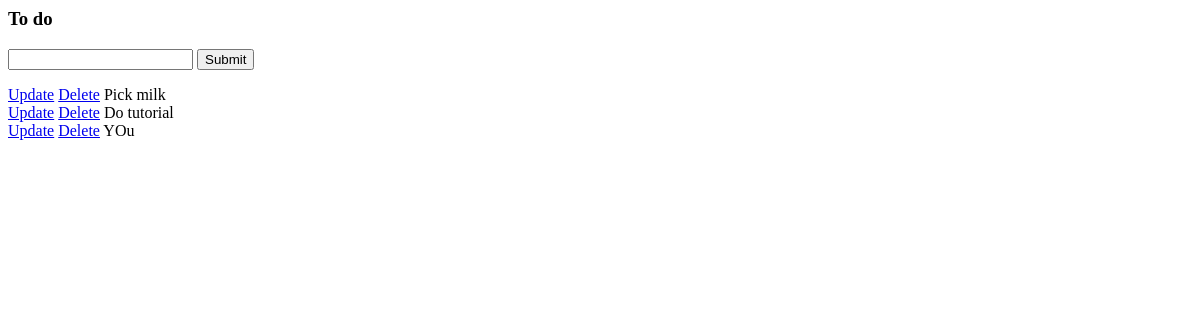
/, run on an earlier commit of the app's database.
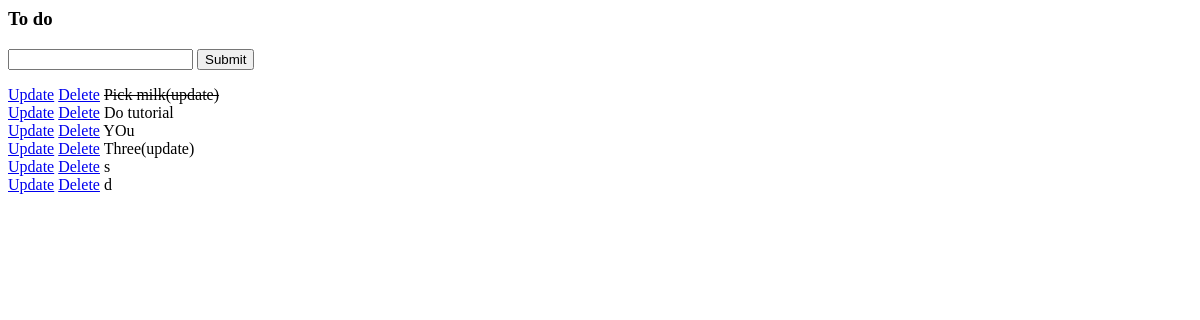
And on a later commit of the database.
### tasks/models.py (models this page shows)
class Task(models.Model):
    title = models.CharField(max_length=200)
    complete = models.BooleanField(default=False)
    created = models.DateTimeField(auto_now_add=True)
    def __str__(self):
        return self.title

### tasks/views.py (the view)
# urls.py: path('', views.index, name='list'),
def index(request):
    tasks = Task.objects.all()
    form = TaskForm()
    if request.method == 'POST':
        form = TaskForm(request.POST)
        if form.is_valid():
            form.save()
        return redirect('/')
    context = {
        'tasks': tasks,
        'form': form,
    }
    return render(request, 'tasks/list.html', context)

### tasks/forms.py
class TaskForm(forms.ModelForm):
    class Meta:
        model = Task
        fields = '__all__'

### tasks/templates/tasks/list.html (shortened to what this page needs)
<h3>To do</h3>
<form method="POST" action="/">
    {{form.title}}
    <input type="submit" name="Create Task">
</form>
{% for task in tasks %}
    <div>
        <a href="{% url 'update_task' task.id %}">Update</a>
        <a href="{% url 'delete' task.id %}">Delete</a>
        {% if task.complete == True %}
            <strike>{{task}}</strike>
        {% else %}
            <span>{{task}}</span>
        {% endif %}
    </div>
{% endfor %}

What changed in the data, as far as the page shows it:
changed Task: complete False → True (drawn); title "Pick milk" → "Pick milk(update)"
added Task: title "Three(update)"
added Task: title "s"
added Task: title "d"
